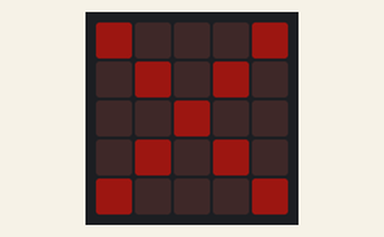
Simulated run of this program. Board: BBC micro:bit running MicroPython. Shown: the board's 5×5 LED display. Dim RGB values are drawn brighter than linear.

Above: at 0.15 s.
At 0.65 s:
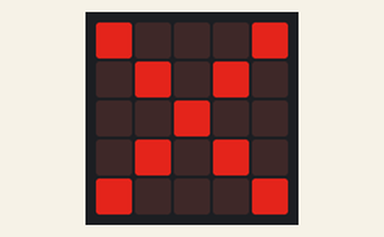
At 1.16 s:
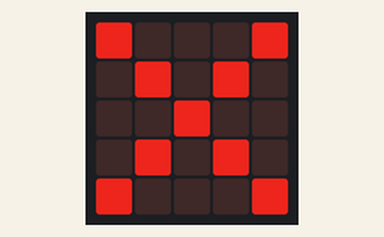
At 1.66 s:
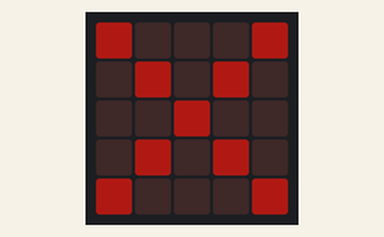
At 2.17 s:
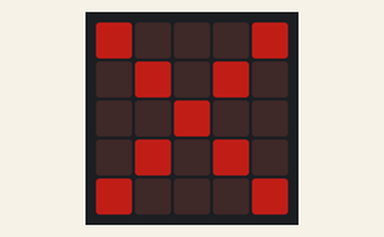

The program:

glowingX.py
```python
from microbit import *
def setl(l):
    for r in range(5):
        for c in range(5):
            if r == c or r + c == 4:
                display.set_pixel(c, r, l)

brightn = 0
needto = True
while True:
    if needto == True:
        brightn += 1
        if brightn == 9:
            needto = False
    elif needto == False:
        brightn -= 1
        if brightn == 0:
            needto = True
    sleep(100)
    setl(brightn)


            
```

Measured:
- by itself, everything shown: repeats every 1.8 s, in 18 steps
